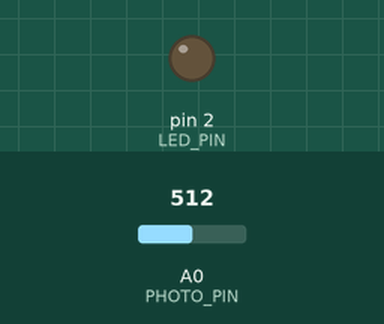
Bench run of a sketch on a simulated Arduino Uno, built with avr-gcc and run on an emulated ATmega328P. Parts: output pins drawn as LEDs (lit = HIGH). Inputs (shaded band) come from the test bench; at power-on: A0 (PHOTO_PIN) = 512.

Above: at 1.2 s.
1.3 s: A0 (PHOTO_PIN) set to 110
2.8 s: A0 (PHOTO_PIN) set to 95
At 4.0 s:
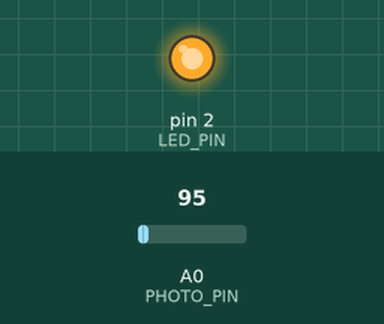
4.3 s: A0 (PHOTO_PIN) set to 122
At 5.3 s:
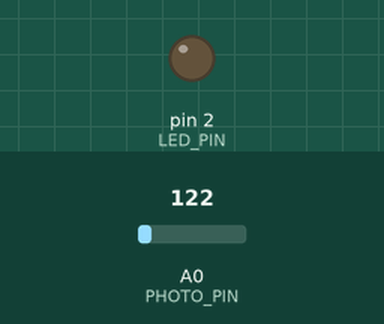
5.8 s: A0 (PHOTO_PIN) set to 90
At 6.4 s:
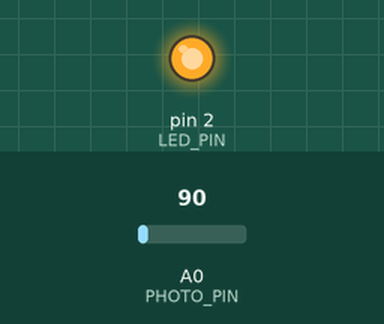
Timing chart, 0 to 8.3 s (numbered marks = the images above; inputs shaded):
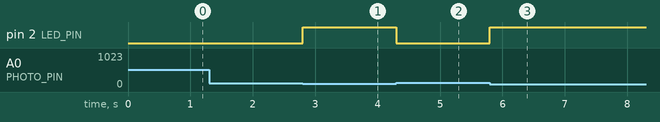

Measured:
- the behaviour switches between 100 and 99 on A0 (PHOTO_PIN) (found by bisection; images 0 and 1)
- after the input at 1.3 s, every drawn part: stays the same
- after the input at 2.8 s, pin 2 (LED_PIN): LOW → HIGH at once
- after the input at 4.3 s, pin 2 (LED_PIN): HIGH → LOW at once
- after the input at 5.8 s, pin 2 (LED_PIN): LOW → HIGH at once

The sketch:

dark_room.ino
```cpp
/**
 * @file     dark_room.ino
 * @author   Phi Luu
 * @date     December 13, 2015
 *
 * @brief    DIY Arduino - Project 02: Dark Room
 *
 * @section  DESCRIPTION
 *
 * Automatically turns on the LED when it's dark.
 */

// Required hardware I/O connections
const byte PHOTO_PIN = A0; // connect photocell to A0
const byte LED_PIN = 2;    // connect LED to 2

// Global constants
const unsigned short THRESHOLD = 100;

void setup() {
    pinMode(LED_PIN, OUTPUT);
}

void loop() {
    int photo_val = analogRead(PHOTO_PIN);

    // toggle the light based on the threshold of light
    if (photo_val < THRESHOLD) {
        digitalWrite(LED_PIN, HIGH);
    } else {
        digitalWrite(LED_PIN, LOW);
    }
}
```
